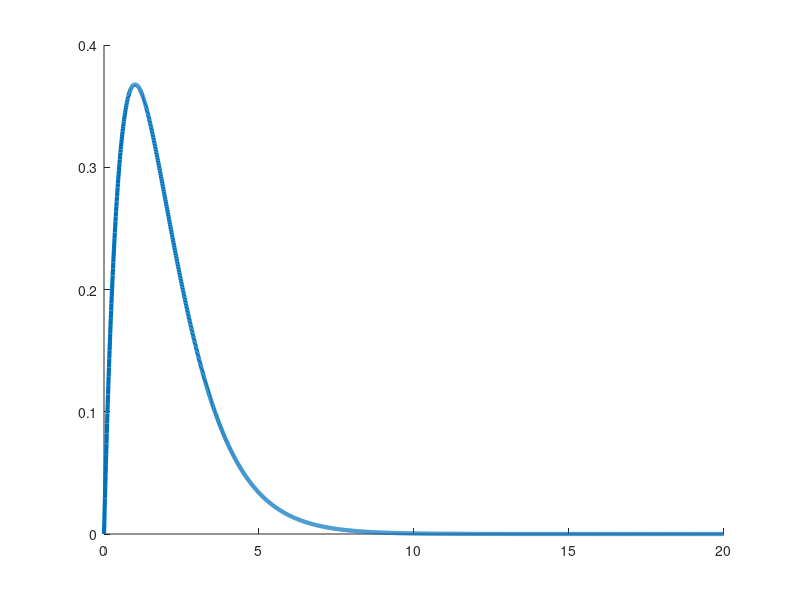

This figure's MATLAB source: (Note: this script raises an error after producing the figure.)
clear;
clc;
close all;

tic
N = 10^6;

X1 = exprnd(1,1,N);
X2 = exprnd(1,1,N);

X = X1+X2;
toc


x = 0:0.01:20;
y = x.*exp(-x);
figure;
hold on;
plot(x,y,"LineWidth",3)
histogram(X,"Normalization","pdf")
legend("Theoretical","Gamma")
